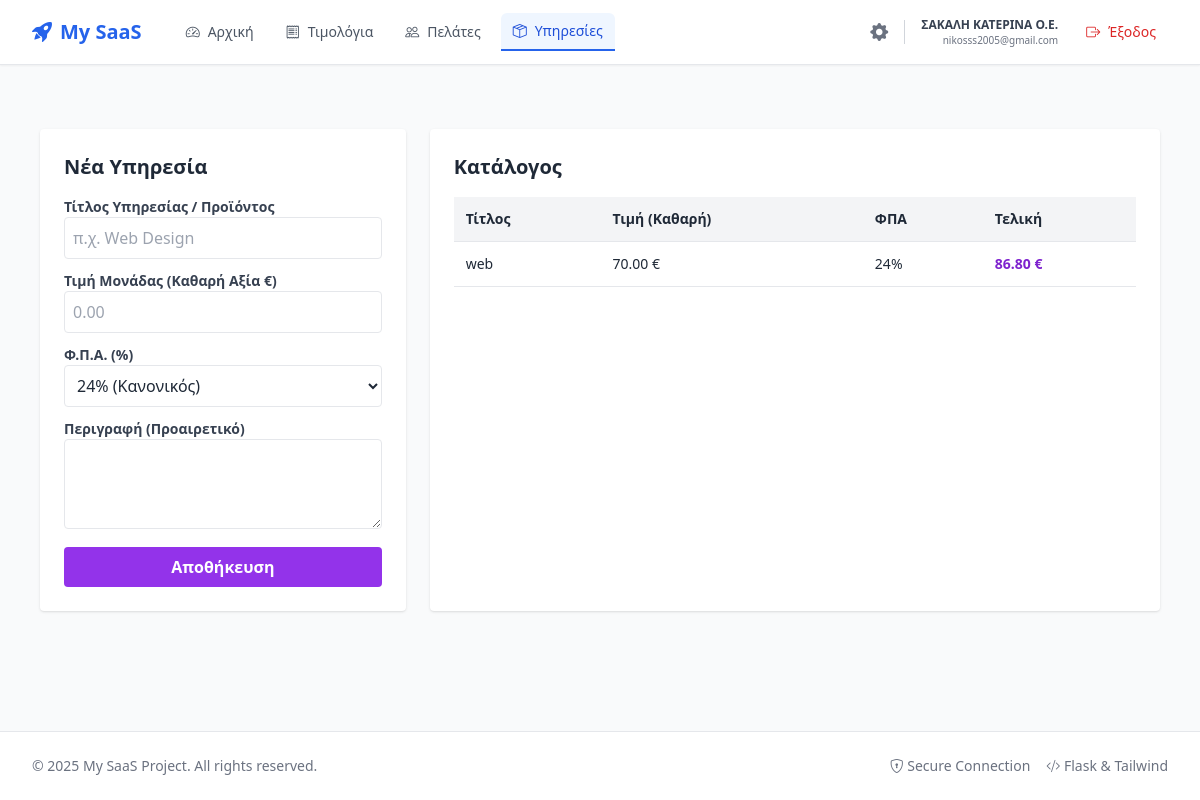
Before: /products (signed in) with the older database file.
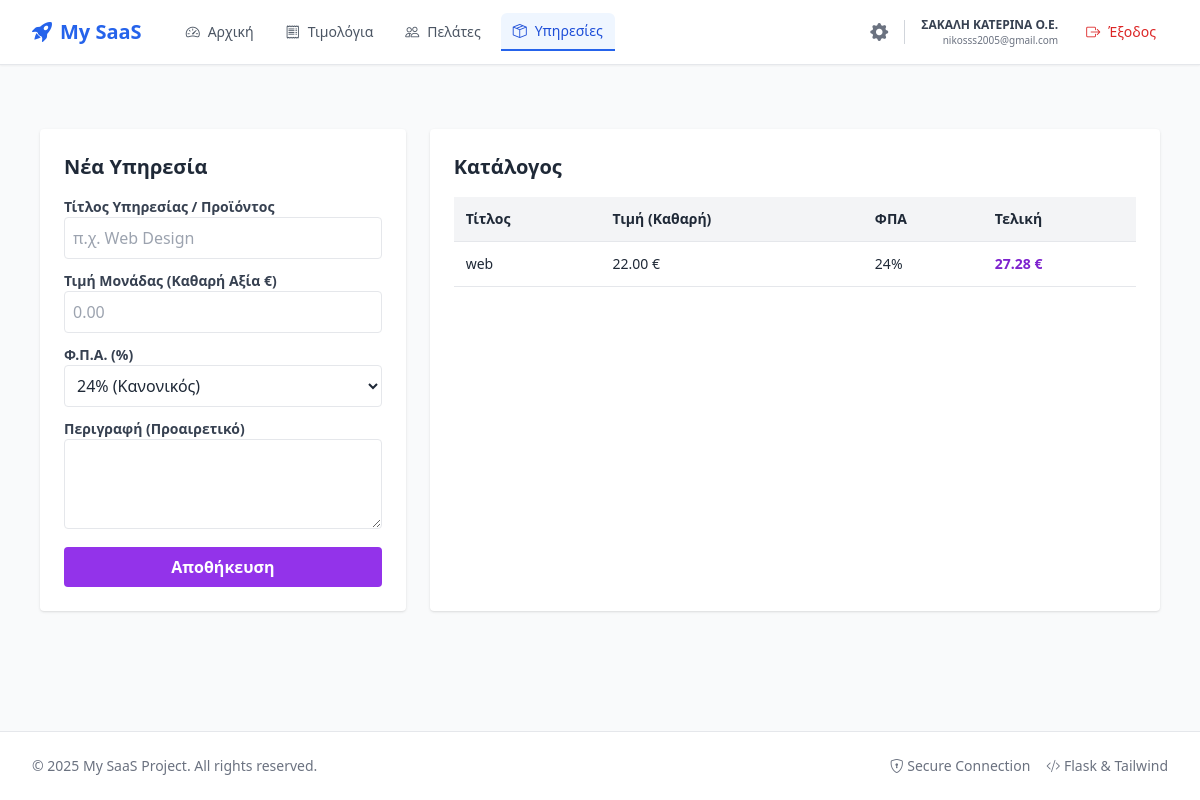
After: the same page with the newer database file.
### app/models/user.py (models this page shows, shortened)
class User(UserMixin, db.Model):
    __tablename__ = 'users'
    id = db.Column(db.Integer, primary_key=True)
    email = db.Column(db.String(120), unique=True, nullable=False)
    password_hash = db.Column(db.String(256), nullable=False)
    plan_id = db.Column(db.Integer, db.ForeignKey('subscription_plans.id'), nullable=True, default=1)
    subscription_expires = db.Column(db.DateTime, nullable=True)
    billing_cycle = db.Column(db.String(20), default='monthly')
    auto_renew = db.Column(db.Boolean, default=False)
    is_email_verified = db.Column(db.Boolean, default=False)
    last_login_at = db.Column(db.DateTime, nullable=True)
    last_login_ip = db.Column(db.String(50), nullable=True)
    created_at = db.Column(db.DateTime, default=lambda: datetime.now(timezone.utc))
    afm = db.Column(db.String(20), nullable=True)
    company_title = db.Column(db.String(200), nullable=True)
    profession = db.Column(db.String(200), nullable=True)
    address = db.Column(db.String(200), nullable=True)
    doy = db.Column(db.String(100), nullable=True)
    aade_user_id = db.Column(db.String(500), nullable=True)
    aade_key = db.Column(db.String(500), nullable=True)
    plan = db.relationship('SubscriptionPlan', backref='users')

### app/models/product.py (models this page shows, shortened)
class ProductService(db.Model):
    __tablename__ = 'products_services'
    id = db.Column(db.Integer, primary_key=True)
    user_id = db.Column(db.Integer, db.ForeignKey('users.id'), nullable=False)
    title = db.Column(db.String(200), nullable=False)
    description = db.Column(db.Text, nullable=True)
    default_price = db.Column(db.Float, nullable=False)
    vat_percent = db.Column(db.Float, default=24.0)
    vat_category = db.Column(db.Integer, default=1)
    classification_type = db.Column(db.String(50), default='E3_561_001')
    classification_category = db.Column(db.String(50), default='category2_1')
    is_active = db.Column(db.Boolean, default=True)
    created_at = db.Column(db.DateTime, default=lambda: datetime.now(timezone.utc))
    user = db.relationship('User', backref=db.backref('products', lazy=True))

### app/main/routes.py (the view, shortened to what this page needs)
@main.route('/products', methods=['GET', 'POST'])
@login_required
def products():
    form = ProductServiceForm()
    my_products = ProductService.query.filter_by(user_id=current_user.id, is_active=True).all()
    return render_template('products.html', form=form, products=my_products)

### app/main/forms.py
class ProductServiceForm(FlaskForm):
    title = StringField('Τίτλος Υπηρεσίας / Προϊόντος', validators=[DataRequired(), Length(min=2, max=200)])
    description = TextAreaField('Περιγραφή (Προαιρετικό)')
    default_price = FloatField('Τιμή Μονάδας (Καθαρή Αξία €)', validators=[DataRequired()])
    vat_percent = SelectField('Φ.Π.Α. (%)', choices=[
        (24.0, '24% (Κανονικός)'),
        (13.0, '13% (Μειωμένος)'),
        (6.0, '6% (Υπερμειωμένος)'),
        (0.0, '0% (Άνευ ΦΠΑ)')
    ], coerce=float)
    submit = SubmitField('Αποθήκευση')

### app/__init__.py (called while the page is built)
def create_app():
    app = Flask(__name__)
    app.config.from_object(Config)
    db.init_app(app)
    login_manager.init_app(app)
    login_manager.login_view = 'auth.login'
    login_manager.login_message_category = 'info'
    with app.app_context():
        from .models import user
        from .models import customer
        from .models import product
        from .models import invoice
        from .models import subscription
        from .models import security
        from .models import audit
        @login_manager.user_loader
        def load_user(user_id):
            return user.User.query.get(int(user_id))
        from .auth import auth as auth_blueprint
        app.register_blueprint(auth_blueprint, url_prefix='/auth')
        from .main import main as main_blueprint
        app.register_blueprint(main_blueprint)
        db.create_all()
    return app

### app/templates/products.html (shortened to what this page needs)
{% extends "base.html" %}
{% block content %}
<div class="flex flex-col md:flex-row gap-6 p-6">
    <div class="w-full md:w-1/3 bg-white p-6 rounded shadow h-fit">
        <h2 class="text-xl font-bold mb-4">Νέα Υπηρεσία</h2>
        <form method="POST">
            <div class="mb-3">
                {{ form.title.label(class="block text-sm font-bold text-gray-700") }}
                {{ form.title(class="w-full border p-2 rounded", placeholder="π.χ. Web Design") }}
            </div>
            <div class="mb-3">
                {{ form.default_price.label(class="block text-sm font-bold text-gray-700") }}
                {{ form.default_price(class="w-full border p-2 rounded", placeholder="0.00") }}
            </div>
            <div class="mb-3">
                {{ form.vat_percent.label(class="block text-sm font-bold text-gray-700") }}
                {{ form.vat_percent(class="w-full border p-2 rounded bg-white") }}
            </div>
            <div class="mb-3">
                {{ form.description.label(class="block text-sm font-bold text-gray-700") }}
                {{ form.description(class="w-full border p-2 rounded", rows="3") }}
            </div>
            {{ form.submit(class="w-full bg-purple-600 text-white font-bold py-2 rounded cursor-pointer hover:bg-purple-700") }}
        </form>
    </div>
    <div class="w-full md:w-2/3 bg-white p-6 rounded shadow overflow-auto">
        <h2 class="text-xl font-bold mb-4">Κατάλογος</h2>
        <table class="min-w-full text-left text-sm">
            <thead class="bg-gray-100 border-b">
                <tr>
                    <th class="p-3">Τίτλος</th>
                    <th class="p-3">Τιμή (Καθαρή)</th>
                    <th class="p-3">ΦΠΑ</th>
                    <th class="p-3">Τελική</th>
                </tr>
            </thead>
            <tbody>
                {% for item in products %}
                <tr class="border-b hover:bg-gray-50">
                    <td class="p-3 font-medium">
                        {{ item.title }}
                    </td>
                    <td class="p-3">{{ "%.2f"|format(item.default_price) }} €</td>
                    <td class="p-3">{{ "%.0f"|format(item.vat_percent) }}%</td>
                    <td class="p-3 font-bold text-purple-700">
                        {{ "%.2f"|format(item.default_price * (1 + item.vat_percent/100)) }} €
                    </td>
                </tr>
                {% else %}
                <tr><td colspan="4" class="p-3 text-gray-500">Δεν υπάρχουν υπηρεσίες.</td></tr>
                {% endfor %}
            </tbody>
        </table>
    </div>
</div>
{% endblock %}

### app/templates/base.html (shortened to what this page needs)
<!DOCTYPE html>
<html lang="el">
<head>
    <script src="https://cdn.tailwindcss.com"></script>
    <link rel="stylesheet" href="https://cdn.jsdelivr.net/npm/bootstrap-icons@1.11.1/font/bootstrap-icons.css">
</head>
<body class="bg-gray-50 font-sans text-gray-800 flex flex-col min-h-screen">
    <nav class="bg-white border-b border-gray-200 sticky top-0 z-50 shadow-sm">
        <div class="max-w-7xl mx-auto px-4 sm:px-6 lg:px-8">
            <div class="flex justify-between h-16">
                <div class="flex">
                    <a href="{{ url_for('main.dashboard') }}" class="flex-shrink-0 flex items-center gap-2 text-blue-600 font-bold text-xl mr-8">
                        <i class="bi bi-rocket-takeoff-fill"></i>
                        <span>My SaaS</span>
                    </a>
                    {% if current_user.is_authenticated %}
                    <div class="hidden md:flex space-x-2 items-center">
                        <a href="{{ url_for('main.dashboard') }}"
                           class="px-3 py-2 rounded-md text-sm font-medium transition-colors duration-150 flex items-center gap-2
                           {% if request.endpoint == 'main.dashboard' %} bg-blue-50 text-blue-700 border-b-2 border-blue-600 rounded-b-none {% else %} text-gray-600 hover:text-blue-600 hover:bg-gray-50 {% endif %}">
                           <i class="bi bi-speedometer2"></i> Αρχική
                        </a>
                        <a href="{{ url_for('main.invoices') }}"
                           class="px-3 py-2 rounded-md text-sm font-medium transition-colors duration-150 flex items-center gap-2
                           {% if 'invoices' in request.endpoint %} bg-blue-50 text-blue-700 border-b-2 border-blue-600 rounded-b-none {% else %} text-gray-600 hover:text-blue-600 hover:bg-gray-50 {% endif %}">
                           <i class="bi bi-receipt"></i> Τιμολόγια
                        </a>
                        <a href="{{ url_for('main.customers') }}"
                           class="px-3 py-2 rounded-md text-sm font-medium transition-colors duration-150 flex items-center gap-2
                           {% if 'customers' in request.endpoint %} bg-blue-50 text-blue-700 border-b-2 border-blue-600 rounded-b-none {% else %} text-gray-600 hover:text-blue-600 hover:bg-gray-50 {% endif %}">
                           <i class="bi bi-people"></i> Πελάτες
                        </a>
                        <a href="{{ url_for('main.products') }}"
                           class="px-3 py-2 rounded-md text-sm font-medium transition-colors duration-150 flex items-center gap-2
                           {% if 'products' in request.endpoint %} bg-blue-50 text-blue-700 border-b-2 border-blue-600 rounded-b-none {% else %} text-gray-600 hover:text-blue-600 hover:bg-gray-50 {% endif %}">
                           <i class="bi bi-box-seam"></i> Υπηρεσίες
                        </a>
                    </div>
                    {% endif %}
                </div>
                <div class="flex items-center space-x-4">
                    {% if current_user.is_authenticated %}
                        <div class="hidden md:flex items-center space-x-4">
                            <a href="{{ url_for('main.settings') }}" class="text-gray-500 hover:text-blue-600 transition" title="Ρυθμίσεις Εταιρείας">
                                <i class="bi bi-gear-fill text-lg"></i>
                            </a>
                            <div class="flex flex-col text-right mr-2">
                                <span class="text-xs font-bold text-gray-700">{{ current_user.company_title or 'Η Εταιρεία μου' }}</span>
                                <span class="text-[10px] text-gray-500">{{ current_user.email }}</span>
                            </div>
                            <a href="{{ url_for('auth.logout') }}" class="text-red-600 hover:text-red-800 hover:bg-red-50 px-3 py-2 rounded-md text-sm font-medium transition flex items-center gap-2">
                                <i class="bi bi-box-arrow-right"></i> Έξοδος
                            </a>
                        </div>
                    {% endif %}
                </div>
            </div>
        </div>
    </nav>
    <main class="flex-grow container mx-auto px-4 py-4 max-w-7xl">
        {% block content %}{% endblock %}
    </main>
    <footer class="bg-white border-t mt-auto py-6">
        <div class="max-w-7xl mx-auto px-4 sm:px-6 lg:px-8 flex flex-col md:flex-row justify-between items-center text-sm text-gray-500">
            <p>© 2025 My SaaS Project. All rights reserved.</p>
            <div class="flex items-center gap-4 mt-2 md:mt-0">
                <span><i class="bi bi-shield-lock"></i> Secure Connection</span>
                <span><i class="bi bi-code-slash"></i> Flask & Tailwind</span>
            </div>
        </div>
    </footer>
</body>
</html>

### app/templates/base.html (style rules this page uses)
body { scroll-padding-top: 5rem; }

Changed rows visible on the page:
changed ProductService "web": default_price "70.00" → "22.00"; item.default_price*(1+item.vat_percent/100) "86.80" → "27.28"
